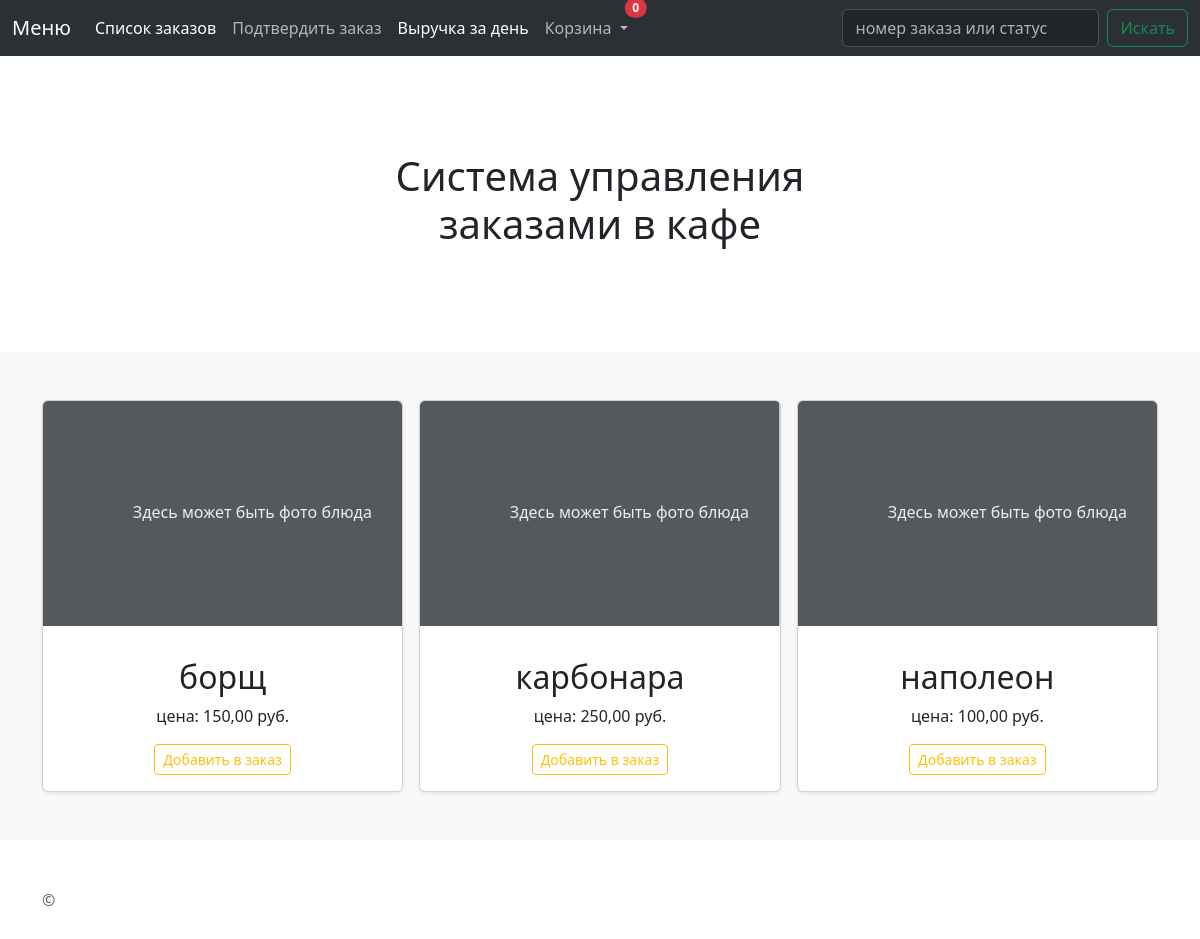
The app's page /items/ with its own data.
### Items/models.py (models this page shows)
class Item(models.Model):
    name = models.CharField(max_length=100)
    price = models.DecimalField(max_digits=6, decimal_places=2)
    class Meta:
        db_table = 'Items'
        verbose_name = 'Блюдо'
        verbose_name_plural = 'Блюда'

### Items/views.py (the view)
# urls.py: path('', ItemListView.as_view(), name='menu'),
class ItemListView(generic.ListView):
    model = Item
    template_name = 'Items/item_list.html'

### Orders/utils/context_processors.py (called while the page is built)
def cart_item_count(request):
    cart = request.session.get('cart', {})
    count = sum(cart.values())
    return {'cart_item_count': count}

### Items/templates/Items/item_list.html (shortened to what this page needs)
{% extends 'base.html' %}
{% block content %}
{% for object in object_list %}
<div class="col">
    <div class="card shadow-sm">
        <svg class="bd-placeholder-img card-img-top" width="100%" height="225"
             xmlns="http://www.w3.org/2000/svg" role="img" aria-label="Placeholder: Thumbnail"
             preserveAspectRatio="xMidYMid slice" focusable="false"><title>Placeholder</title>
            <text x="25%" y="50%" fill="#eceeef" dy=".3em">Здесь может быть фото блюда</text>
        </svg>
        <div class="card-body text-center">
            <p class="card-text"><h2>{{object.name}}</h2> цена: {{object.price}} руб.</p>
            <div class="d-flex justify-content-center align-items-center">
                <div class="btn-group">
                    <button type="button" class="btn btn-sm btn-outline-warning" onclick="addToCart({{ object.id }})">
                        Добавить в заказ
                    </button>
                </div>
            </div>
        </div>
    </div>
</div>
{% endfor %}
{% endblock %}

### records on screen
Item: name "борщ", price "150,00"
Item: name "карбонара", price "250,00"
Item: name "наполеон", price "100,00"

### other values on screen
{{ cart_item_count|default:0 }} "0"
